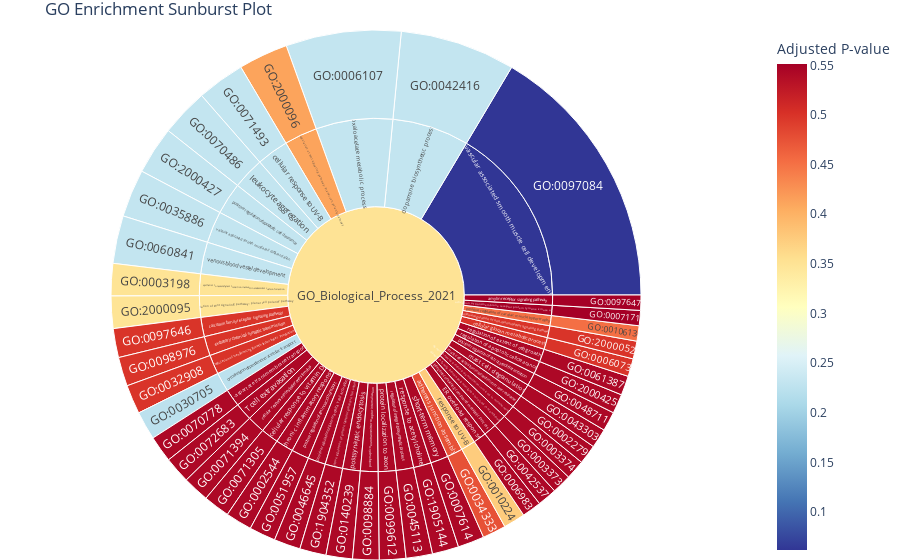

The notebook cell this image was saved under:
### Code cell
import pandas as pd
import plotly.express as px

# Sample data structure based on provided DataFrame
# Assuming `top_terms` DataFrame has columns as described

# Prepare the DataFrame
top_terms['GO_ID'] = top_terms['Term'].str.extract(r'\((GO:\d+)\)')[0]  # Extract GO ID if available
top_terms['Term_Simplified'] = top_terms['Term'].str.split('(').str[0].str.strip()  # Simplify term name

# Generate the Sunburst plot
fig = px.sunburst(
    top_terms,
    path=['Gene_set', 'Term_Simplified', 'GO_ID'],  # Define the hierarchy of layers
    values='Combined Score',  # Use Combined Score for size (or 'P-value' if preferred)
    color='Adjusted P-value',  # Color by Adjusted P-value
    color_continuous_scale='RdYlBu_r',  # Color scale (red for low p-values to blue for high)
    title="GO Enrichment Sunburst Plot"
)

# Update layout for better readability
fig.update_layout(margin=dict(t=30, l=0, r=0, b=0))

# Show the plot
fig.show()

### Figure 1 — Plotly figure (JSON) as saved in the notebook; plotly's stock layout.template omitted (floating-point values rounded to 4 significant figures)
{"data": [{"branchvalues": "total", "customdata": [[0.5431], [0.5431], [0.3498], [0.5431], [0.5431], [0.4994], [0.2309], [0.5431], [0.5513], [0.5431], [0.3755], [0.4523], [0.2245], [0.4994], [0.4759], [0.2309], [0.2309], [0.5431], [0.5431], [0.5431], [0.5431], [0.5431], [0.5431], [0.2309], [0.5431], [0.2309], [0.5431], [0.5431], [0.5431], [0.2309], [0.5431], [0.06177], [0.4994], [0.5513], [0.5431], [0.4994], [0.5431], [0.5431], [0.5431], [0.5431], [0.4994], [0.3498], [0.412], [0.5431], [0.2309], [0.5431], [0.5431], [0.5431], [0.5513], [0.4759], [0.5513], [0.5431], [0.4994], [0.4994], [0.2309], [0.5431], [0.5431], [0.5431], [0.2245], [0.2309], [0.5431], [0.5431], [0.3498], [0.4994], [0.2309], [0.5431], [0.5431], [0.2309], [0.412], [0.5431], [0.2309], [0.5431], [0.4523], [0.5431], [0.4994], [0.5431], [0.5431], [0.5431], [0.5431], [0.3498], [0.5431], [0.5431], [0.5431], [0.4994], [0.3755], [0.5431], [0.5431], [0.06177], [0.2309], [0.2309], [0.3503]], "domain": {"x": [0, 1], "y": [0, 1]}, "hovertemplate": "labels=%{label}<br>Combined Score=%{value}<br>parent=%{parent}<br>id=%{id}<br>Adjusted P-value=%{color}<extra></extra>", "ids": ["GO_Biological_Process_2021/mast cell activation involved in immune response/GO:0002279", "GO_Biological_Process_2021/chronic inflammatory response/GO:0002544", "GO_Biological_Process_2021/epithelial to mesenchymal transition involved in endocardial cushion formation/GO:0003198", "GO_Biological_Process_2021/dynamin family protein polymerization involved in membrane fission/GO:0003373", "GO_Biological_Process_2021/dynamin family protein polymerization involved in mitochondrial fission/GO:0003374", "GO_Biological_Process_2021/cellular glucan metabolic process/GO:0006073", "GO_Biological_Process_2021/oxaloacetate metabolic process/GO:0006107", "GO_Biological_Process_2021/ER overload response/GO:0006983", "GO_Biological_Process_2021/activation of transmembrane receptor protein tyrosine kinase activity/GO:0007171", "GO_Biological_Process_2021/short-term memory/GO:0007614", "GO_Biological_Process_2021/response to UV-B/GO:0010224", "GO_Biological_Process_2021/positive regulation of cardiac muscle hypertrophy/GO:0010613", "GO_Biological_Process_2021/cytoskeleton-dependent intracellular transport/GO:0030705", "GO_Biological_Process_2021/regulation of transforming growth factor beta1 production/GO:0032908", "GO_Biological_Process_2021/adherens junction assembly/GO:0034333", "GO_Biological_Process_2021/vascular associated smooth muscle cell differentiation/GO:0035886", "GO_Biological_Process_2021/dopamine biosynthetic process/GO:0042416", "GO_Biological_Process_2021/benzene-containing compound metabolic process/GO:0042537", "GO_Biological_Process_2021/mast cell degranulation/GO:0043303", "GO_Biological_Process_2021/regulation of integrin biosynthetic process/GO:0045113", "GO_Biological_Process_2021/positive regulation of gamma-delta T cell activation/GO:0046645", "GO_Biological_Process_2021/positive regulation of astrocyte differentiation/GO:0048711", "GO_Biological_Process_2021/positive regulation of amino acid transport/GO:0051957", "GO_Biological_Process_2021/venous blood vessel development/GO:0060841", "GO_Biological_Process_2021/regulation of extent of cell growth/GO:0061387", "GO_Biological_Process_2021/leukocyte aggregation/GO:0070486", "GO_Biological_Process_2021/L-aspartate transmembrane transport/GO:0070778", "GO_Biological_Process_2021/cellular response to vitamin D/GO:0071305", "GO_Biological_Process_2021/cellular response to testosterone stimulus/GO:0071394", "GO_Biological_Process_2021/cellular response to UV-B/GO:0071493", "GO_Biological_Process_2021/T cell extravasation/GO:0072683", "GO_Biological_Process_2021/vascular associated smooth muscle cell development/GO:0097084", "GO_Biological_Process_2021/calcitonin family receptor signaling pathway/GO:0097646", "GO_Biological_Process_2021/amylin receptor signaling pathway/GO:0097647", "GO_Biological_Process_2021/postsynaptic neurotransmitter receptor internalization/GO:0098884", "GO_Biological_Process_2021/excitatory chemical synaptic transmission/GO:0098976", "GO_Biological_Process_2021/protein localization to axon/GO:0099612", "GO_Biological_Process_2021/postsynaptic endocytosis/GO:0140239", "GO_Biological_Process_2021/positive regulation of protein catabolic process in the vacuole/GO:1904352", "GO_Biological_Process_2021/response to acetylcholine/GO:1905144", "GO_Biological_Process_2021/positive regulation of non-canonical Wnt signaling pathway/GO:2000052", "GO_Biological_Process_2021/regulation of Wnt signaling pathway, planar cell polarity pathway/GO:2000095", "GO_Biological_Process_2021/positive regulation of Wnt signaling pathway, planar cell polarity pathway/GO:2000096", "GO_Biological_Process_2021/regulation of apoptotic cell clearance/GO:2000425", "GO_Biological_Process_2021/positive regulation of apoptotic cell clearance/GO:2000427", "GO_Biological_Process_2021/ER overload response", "GO_Biological_Process_2021/L-aspartate transmembrane transport", "GO_Biological_Process_2021/T cell extravasation", "GO_Biological_Process_2021/activation of transmembrane receptor protein tyrosine kinase activity", "GO_Biological_Process_2021/adherens junction assembly", "GO_Biological_Process_2021/amylin receptor signaling pathway", "GO_Biological_Process_2021/benzene-containing compound metabolic process", "GO_Biological_Process_2021/calcitonin family receptor signaling pathway", "GO_Biological_Process_2021/cellular glucan metabolic process", "GO_Biological_Process_2021/cellular response to UV-B", "GO_Biological_Process_2021/cellular response to testosterone stimulus", "GO_Biological_Process_2021/cellular response to vitamin D", "GO_Biological_Process_2021/chronic inflammatory response", "GO_Biological_Process_2021/cytoskeleton-dependent intracellular transport", "GO_Biological_Process_2021/dopamine biosynthetic process", "GO_Biological_Process_2021/dynamin family protein polymerization involved in membrane fission", "GO_Biological_Process_2021/dynamin family protein polymerization involved in mitochondrial fission", "GO_Biological_Process_2021/epithelial to mesenchymal transition involved in endocardial cushion formation", "GO_Biological_Process_2021/excitatory chemical synaptic transmission", "GO_Biological_Process_2021/leukocyte aggregation", "GO_Biological_Process_2021/mast cell activation involved in immune response", "GO_Biological_Process_2021/mast cell degranulation", "GO_Biological_Process_2021/oxaloacetate metabolic process", "GO_Biological_Process_2021/positive regulation of Wnt signaling pathway, planar cell polarity pathway", "GO_Biological_Process_2021/positive regulation of amino acid transport", "GO_Biological_Process_2021/positive regulation of apoptotic cell clearance", "GO_Biological_Process_2021/positive regulation of astrocyte differentiation", "GO_Biological_Process_2021/positive regulation of cardiac muscle hypertrophy", "GO_Biological_Process_2021/positive regulation of gamma-delta T cell activation", "GO_Biological_Process_2021/positive regulation of non-canonical Wnt signaling pathway", "GO_Biological_Process_2021/positive regulation of protein catabolic process in the vacuole", "GO_Biological_Process_2021/postsynaptic endocytosis", "GO_Biological_Process_2021/postsynaptic neurotransmitter receptor internalization", "GO_Biological_Process_2021/protein localization to axon", "GO_Biological_Process_2021/regulation of Wnt signaling pathway, planar cell polarity pathway", "GO_Biological_Process_2021/regulation of apoptotic cell clearance", "GO_Biological_Process_2021/regulation of extent of cell growth", "GO_Biological_Process_2021/regulation of integrin biosynthetic process", "GO_Biological_Process_2021/regulation of transforming growth factor beta1 production", "GO_Biological_Process_2021/response to UV-B", "GO_Biological_Process_2021/response to acetylcholine", "GO_Biological_Process_2021/short-term memory", "GO_Biological_Process_2021/vascular associated smooth muscle cell development", "GO_Biological_Process_2021/vascular associated smooth muscle cell differentiation", "GO_Biological_Process_2021/venous blood vessel development", "GO_Biological_Process_2021"], "labels": ["GO:0002279", "GO:0002544", "GO:0003198", "GO:0003373", "GO:0003374", "GO:0006073", "GO:0006107", "GO:0006983", "GO:0007171", "GO:0007614", "GO:0010224", "GO:0010613", "GO:0030705", "GO:0032908", "GO:0034333", "GO:0035886", "GO:0042416", "GO:0042537", "GO:0043303", "GO:0045113", "GO:0046645", "GO:0048711", "GO:0051957", "GO:0060841", "GO:0061387", "GO:0070486", "GO:0070778", "GO:0071305", "GO:0071394", "GO:0071493", "GO:0072683", "GO:0097084", "GO:0097646", "GO:0097647", "GO:0098884", "GO:0098976", "GO:0099612", "GO:0140239", "GO:1904352", "GO:1905144", "GO:2000052", "GO:2000095", "GO:2000096", "GO:2000425", "GO:2000427", "ER overload response", "L-aspartate transmembrane transport", "T cell extravasation", "activation of transmembrane receptor protein tyrosine kinase activity", "adherens junction assembly", "amylin receptor signaling pathway", "benzene-containing compound metabolic process", "calcitonin family receptor signaling pathway", "cellular glucan metabolic process", "cellular response to UV-B", "cellular response to testosterone stimulus", "cellular response to vitamin D", "chronic inflammatory response", "cytoskeleton-dependent intracellular transport", "dopamine biosynthetic process", "dynamin family protein polymerization involved in membrane fission", "dynamin family protein polymerization involved in mitochondrial fission", "epithelial to mesenchymal transition involved in endocardial cushion formation", "excitatory chemical synaptic transmission", "leukocyte aggregation", "mast cell activation involved in immune response", "mast cell degranulation", "oxaloacetate metabolic process", "positive regulation of Wnt signaling pathway, planar cell polarity pathway", "positive regulation of amino acid transport", "positive regulation of apoptotic cell clearance", "positive regulation of astrocyte differentiation", "positive regulation of cardiac muscle hypertrophy", "positive regulation of gamma-delta T cell activation", "positive regulation of non-canonical Wnt signaling pathway", "positive regulation of protein catabolic process in the vacuole", "postsynaptic endocytosis", "postsynaptic neurotransmitter receptor internalization", "protein localization to axon", "regulation of Wnt signaling pathway, planar cell polarity pathway", "regulation of apoptotic cell clearance", "regulation of extent of cell growth", "regulation of integrin biosynthetic process", "regulation of transforming growth factor beta1 production", "response to UV-B", "response to acetylcholine", "short-term memory", "vascular associated smooth muscle cell development", "vascular associated smooth muscle cell differentiation", "venous blood vessel development", "GO_Biological_Process_2021"], "marker": {"coloraxis": "coloraxis", "colors": [0.5431, 0.5431, 0.3498, 0.5431, 0.5431, 0.4994, 0.2309, 0.5431, 0.5513, 0.5431, 0.3755, 0.4523, 0.2245, 0.4994, 0.4759, 0.2309, 0.2309, 0.5431, 0.5431, 0.5431, 0.5431, 0.5431, 0.5431, 0.2309, 0.5431, 0.2309, 0.5431, 0.5431, 0.5431, 0.2309, 0.5431, 0.06177, 0.4994, 0.5513, 0.5431, 0.4994, 0.5431, 0.5431, 0.5431, 0.5431, 0.4994, 0.3498, 0.412, 0.5431, 0.2309, 0.5431, 0.5431, 0.5431, 0.5513, 0.4759, 0.5513, 0.5431, 0.4994, 0.4994, 0.2309, 0.5431, 0.5431, 0.5431, 0.2245, 0.2309, 0.5431, 0.5431, 0.3498, 0.4994, 0.2309, 0.5431, 0.5431, 0.2309, 0.412, 0.5431, 0.2309, 0.5431, 0.4523, 0.5431, 0.4994, 0.5431, 0.5431, 0.5431, 0.5431, 0.3498, 0.5431, 0.5431, 0.5431, 0.4994, 0.3755, 0.5431, 0.5431, 0.06177, 0.2309, 0.2309, 0.3503]}, "name": "", "parents": ["GO_Biological_Process_2021/mast cell activation involved in immune response", "GO_Biological_Process_2021/chronic inflammatory response", "GO_Biological_Process_2021/epithelial to mesenchymal transition involved in endocardial cushion formation", "GO_Biological_Process_2021/dynamin family protein polymerization involved in membrane fission", "GO_Biological_Process_2021/dynamin family protein polymerization involved in mitochondrial fission", "GO_Biological_Process_2021/cellular glucan metabolic process", "GO_Biological_Process_2021/oxaloacetate metabolic process", "GO_Biological_Process_2021/ER overload response", "GO_Biological_Process_2021/activation of transmembrane receptor protein tyrosine kinase activity", "GO_Biological_Process_2021/short-term memory", "GO_Biological_Process_2021/response to UV-B", "GO_Biological_Process_2021/positive regulation of cardiac muscle hypertrophy", "GO_Biological_Process_2021/cytoskeleton-dependent intracellular transport", "GO_Biological_Process_2021/regulation of transforming growth factor beta1 production", "GO_Biological_Process_2021/adherens junction assembly", "GO_Biological_Process_2021/vascular associated smooth muscle cell differentiation", "GO_Biological_Process_2021/dopamine biosynthetic process", "GO_Biological_Process_2021/benzene-containing compound metabolic process", "GO_Biological_Process_2021/mast cell degranulation", "GO_Biological_Process_2021/regulation of integrin biosynthetic process", "GO_Biological_Process_2021/positive regulation of gamma-delta T cell activation", "GO_Biological_Process_2021/positive regulation of astrocyte differentiation", "GO_Biological_Process_2021/positive regulation of amino acid transport", "GO_Biological_Process_2021/venous blood vessel development", "GO_Biological_Process_2021/regulation of extent of cell growth", "GO_Biological_Process_2021/leukocyte aggregation", "GO_Biological_Process_2021/L-aspartate transmembrane transport", "GO_Biological_Process_2021/cellular response to vitamin D", "GO_Biological_Process_2021/cellular response to testosterone stimulus", "GO_Biological_Process_2021/cellular response to UV-B", "GO_Biological_Process_2021/T cell extravasation", "GO_Biological_Process_2021/vascular associated smooth muscle cell development", "GO_Biological_Process_2021/calcitonin family receptor signaling pathway", "GO_Biological_Process_2021/amylin receptor signaling pathway", "GO_Biological_Process_2021/postsynaptic neurotransmitter receptor internalization", "GO_Biological_Process_2021/excitatory chemical synaptic transmission", "GO_Biological_Process_2021/protein localization to axon", "GO_Biological_Process_2021/postsynaptic endocytosis", "GO_Biological_Process_2021/positive regulation of protein catabolic process in the vacuole", "GO_Biological_Process_2021/response to acetylcholine", "GO_Biological_Process_2021/positive regulation of non-canonical Wnt signaling pathway", "GO_Biological_Process_2021/regulation of Wnt signaling pathway, planar cell polarity pathway", "GO_Biological_Process_2021/positive regulation of Wnt signaling pathway, planar cell polarity pathway", "GO_Biological_Process_2021/regulation of apoptotic cell clearance", "GO_Biological_Process_2021/positive regulation of apoptotic cell clearance", "GO_Biological_Process_2021", "GO_Biological_Process_2021", "GO_Biological_Process_2021", "GO_Biological_Process_2021", "GO_Biological_Process_2021", "GO_Biological_Process_2021", "GO_Biological_Process_2021", "GO_Biological_Process_2021", "GO_Biological_Process_2021", "GO_Biological_Process_2021", "GO_Biological_Process_2021", "GO_Biological_Process_2021", "GO_Biological_Process_2021", "GO_Biological_Process_2021", "GO_Biological_Process_2021", "GO_Biological_Process_2021", "GO_Biological_Process_2021", "GO_Biological_Process_2021", "GO_Biological_Process_2021", "GO_Biological_Process_2021", "GO_Biological_Process_2021", "GO_Biological_Process_2021", "GO_Biological_Process_2021", "GO_Biological_Process_2021", "GO_Biological_Process_2021", "GO_Biological_Process_2021", "GO_Biological_Process_2021", "GO_Biological_Process_2021", "GO_Biological_Process_2021", "GO_Biological_Process_2021", "GO_Biological_Process_2021", "GO_Biological_Process_2021", "GO_Biological_Process_2021", "GO_Biological_Process_2021", "GO_Biological_Process_2021", "GO_Biological_Process_2021", "GO_Biological_Process_2021", "GO_Biological_Process_2021", "GO_Biological_Process_2021", "GO_Biological_Process_2021", "GO_Biological_Process_2021", "GO_Biological_Process_2021", "GO_Biological_Process_2021", "GO_Biological_Process_2021", "GO_Biological_Process_2021", ""], "type": "sunburst", "values": [37.98, 51.86, 63.28, 37.98, 37.98, 34.96, 225.9, 37.98, 29.82, 51.86, 42.61, 30.08, 55.9, 56.91, 45.95, 93.7, 225.9, 37.98, 37.98, 51.86, 51.86, 37.98, 51.86, 93.7, 37.98, 93.7, 51.86, 51.86, 51.86, 93.7, 51.86, 529.0, 56.91, 29.82, 51.86, 56.91, 51.86, 51.86, 51.86, 51.86, 34.96, 63.28, 97.19, 37.98, 93.7, 37.98, 51.86, 51.86, 29.82, 45.95, 29.82, 37.98, 56.91, 34.96, 93.7, 51.86, 51.86, 51.86, 55.9, 225.9, 37.98, 37.98, 63.28, 56.91, 93.7, 37.98, 37.98, 225.9, 97.19, 51.86, 93.7, 37.98, 30.08, 51.86, 34.96, 51.86, 51.86, 51.86, 51.86, 63.28, 37.98, 37.98, 51.86, 56.91, 42.61, 51.86, 51.86, 529.0, 93.7, 93.7, 3216.0]}], "layout": {"coloraxis": {"colorbar": {"title": {"text": "Adjusted P-value"}}, "colorscale": [[0, "rgb(49,54,149)"], [0.1, "rgb(69,117,180)"], [0.2, "rgb(116,173,209)"], [0.3, "rgb(171,217,233)"], [0.4, "rgb(224,243,248)"], [0.5, "rgb(255,255,191)"], [0.6, "rgb(254,224,144)"], [0.7, "rgb(253,174,97)"], [0.8, "rgb(244,109,67)"], [0.9, "rgb(215,48,39)"], [1, "rgb(165,0,38)"]]}, "legend": {"tracegroupgap": 0}, "margin": {"b": 0, "l": 0, "r": 0, "t": 30}, "title": {"text": "GO Enrichment Sunburst Plot"}}}
